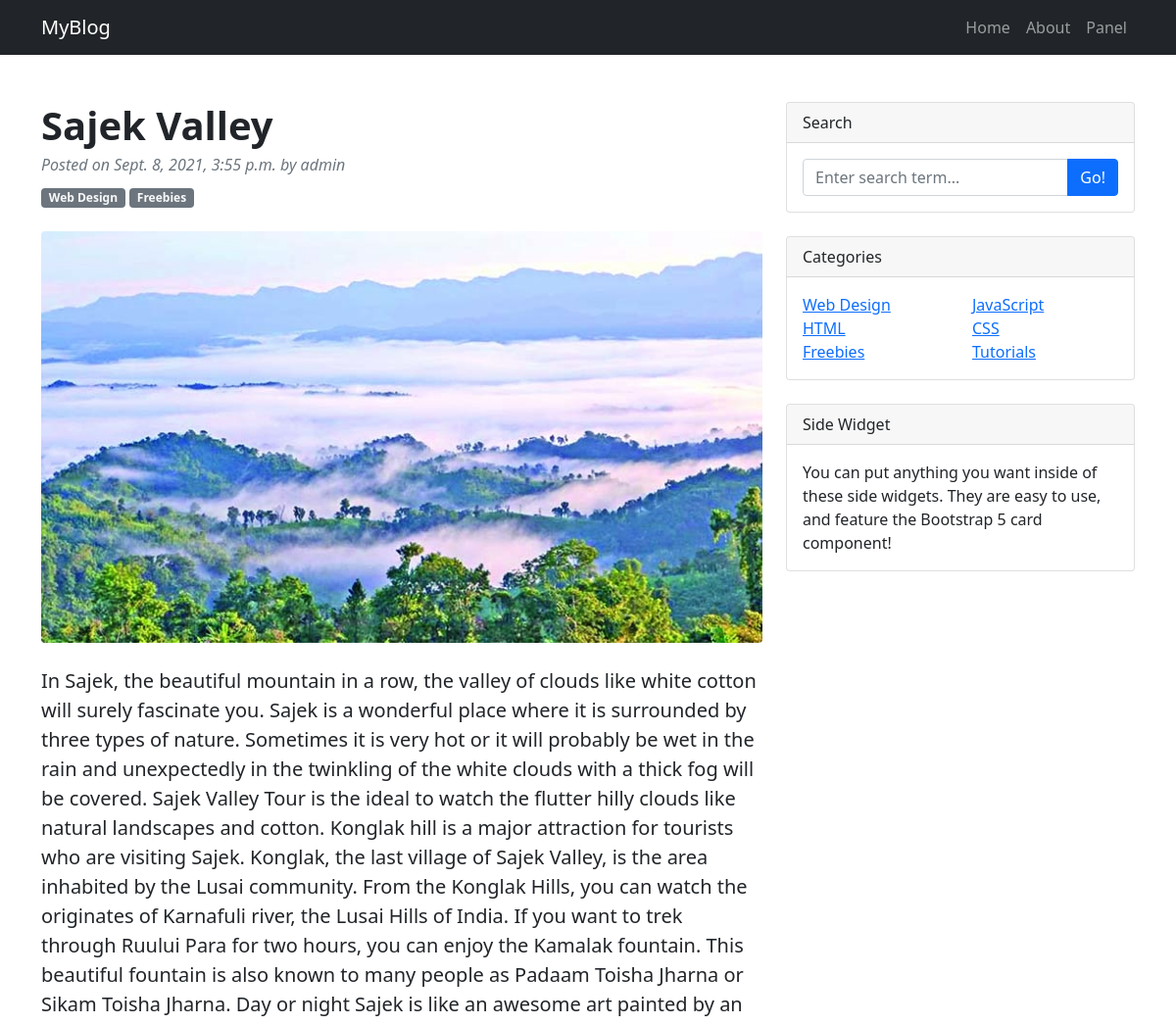
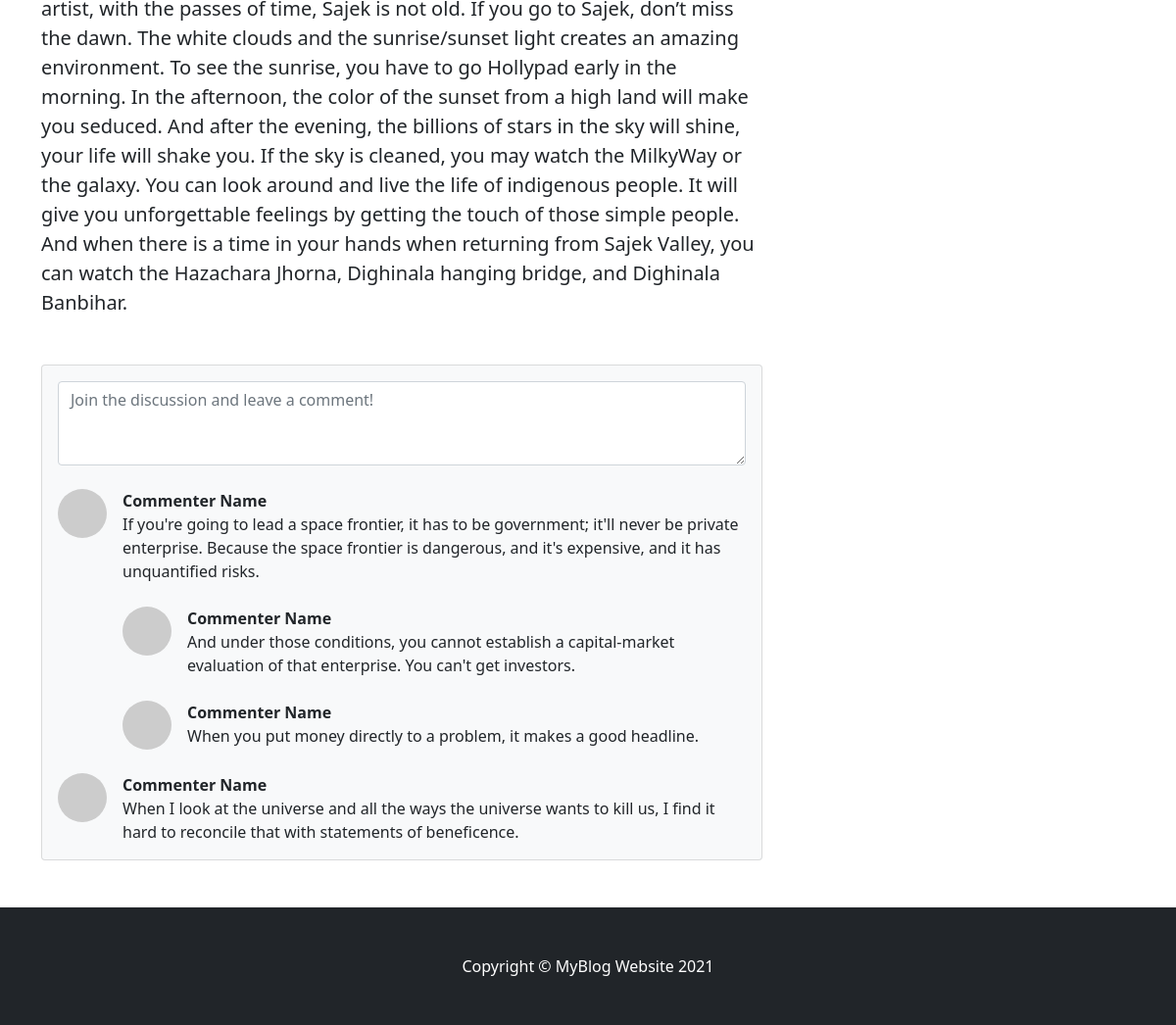
The page /post/34/ on the database its author committed (2 pictures, top to bottom).
### posts/models.py (models this page shows, shortened)
class Post(models.Model):
    title = models.CharField(max_length=100)
    content = models.TextField()
    post_img = models.ImageField(default='default_image.jpg', null=True, blank=True)
    created_on = models.DateTimeField(auto_now_add=True)
    updated_on = models.DateTimeField(auto_now=True)
    class Meta:
        ordering = ('-created_on',)

### posts/views.py (the view)
# urls.py: path('post/<id>/', views.post_detail, name='post_detail'),
def post_detail(request, id):
    post = Post.objects.get(id=id)
    context = {
        'post': post
    }
    return render(request, 'front/post_detail.html', context)

### templates/front/post_detail.html (shortened to what this page needs)
{% extends 'front/front_base.html' %}
{% block content %}
<div class="container mt-5">
    <div class="row">
        <div class="col-lg-8">
            <article>
                <header class="mb-4">
                    <h1 class="fw-bolder mb-1"> {{post.title}} </h1>
                    <div class="text-muted fst-italic mb-2">Posted on {{post.created_on}} by admin</div>
                    <a class="badge bg-secondary text-decoration-none link-light" href="#!">Web Design</a>
                    <a class="badge bg-secondary text-decoration-none link-light" href="#!">Freebies</a>
                </header>
                <figure class="mb-4"><img class="img-fluid rounded" src="{{post.post_img.url}}" alt="{{post.title}}" /></figure>
                <section class="mb-5">
                    <p class="fs-5 mb-4"> {{post.content}} </p>
                </section>
            </article>
            <section class="mb-5">
                <div class="card bg-light">
                    <div class="card-body">
                        <form class="mb-4"><textarea class="form-control" rows="3" placeholder="Join the discussion and leave a comment!"></textarea></form>
                        <div class="d-flex mb-4">
                            <div class="flex-shrink-0"><img class="rounded-circle" src="https://dummyimage.com/50x50/ced4da/6c757d.jpg" alt="..." /></div>
                            <div class="ms-3">
                                <div class="fw-bold">Commenter Name</div>
                                If you're going to lead a space frontier, it has to be government; it'll never be private enterprise. Because the space frontier is dangerous, and it's expensive, and it has unquantified risks.
                                <div class="d-flex mt-4">
                                    <div class="flex-shrink-0"><img class="rounded-circle" src="https://dummyimage.com/50x50/ced4da/6c757d.jpg" alt="..." /></div>
                                    <div class="ms-3">
                                        <div class="fw-bold">Commenter Name</div>
                                        And under those conditions, you cannot establish a capital-market evaluation of that enterprise. You can't get investors.
                                    </div>
                                </div>
                                <div class="d-flex mt-4">
                                    <div class="flex-shrink-0"><img class="rounded-circle" src="https://dummyimage.com/50x50/ced4da/6c757d.jpg" alt="..." /></div>
                                    <div class="ms-3">
                                        <div class="fw-bold">Commenter Name</div>
                                        When you put money directly to a problem, it makes a good headline.
                                    </div>
                                </div>
                            </div>
                        </div>
                        <div class="d-flex">
                            <div class="flex-shrink-0"><img class="rounded-circle" src="https://dummyimage.com/50x50/ced4da/6c757d.jpg" alt="..." /></div>
                            <div class="ms-3">
                                <div class="fw-bold">Commenter Name</div>
                                When I look at the universe and all the ways the universe wants to kill us, I find it hard to reconcile that with statements of beneficence.
                            </div>
                        </div>
                    </div>
                </div>
            </section>
        </div>
        <div class="col-lg-4">
            <div class="card mb-4">
                <div class="card-header">Search</div>
                <div class="card-body">
                    <div class="input-group">
                        <input class="form-control" type="text" placeholder="Enter search term..." aria-label="Enter search term..." aria-describedby="button-search" />
                        <button class="btn btn-primary" id="button-search" type="button">Go!</button>
                    </div>
                </div>
            </div>
            <div class="card mb-4">
                <div class="card-header">Categories</div>
                <div class="card-body">
                    <div class="row">
                        <div class="col-sm-6">
                            <ul class="list-unstyled mb-0">
                                <li><a href="#!">Web Design</a></li>
                                <li><a href="#!">HTML</a></li>
                                <li><a href="#!">Freebies</a></li>
                            </ul>
                        </div>
                        <div class="col-sm-6">
                            <ul class="list-unstyled mb-0">
                                <li><a href="#!">JavaScript</a></li>
                                <li><a href="#!">CSS</a></li>
                                <li><a href="#!">Tutorials</a></li>
                            </ul>
                        </div>
                    </div>
                </div>
            </div>
            <div class="card mb-4">
                <div class="card-header">Side Widget</div>
                <div class="card-body">You can put anything you want inside of these side widgets. They are easy to use, and feature the Bootstrap 5 card component!</div>
            </div>
        </div>
    </div>
</div>
{% endblock %}

### rows shown on the page
Post: title "Sajek Valley", created_on "Sept. 8, 2021, 3:55 p.m.", post_img (picture), content "In Sajek, the beautiful mountain in a row, the valley of clouds like white cotton will surely fascinate you. Sajek is a wonderful place where it is surrounded by three types of nature. Sometimes it is very hot or it will probably be wet in the rain and unexpectedly in the twinkling of the white clouds with a thick fog will be covered. Sajek Valley Tour is the ideal to watch the flutter hilly clouds like natural landscapes and cotton. Konglak hill is a major attraction for tourists who are visiting Sajek. Konglak, the last village of Sajek Valley, is the area inhabited by the Lusai community. From the Konglak Hills, you can watch the originates of Karnafuli river, the Lusai Hills of India.…"
